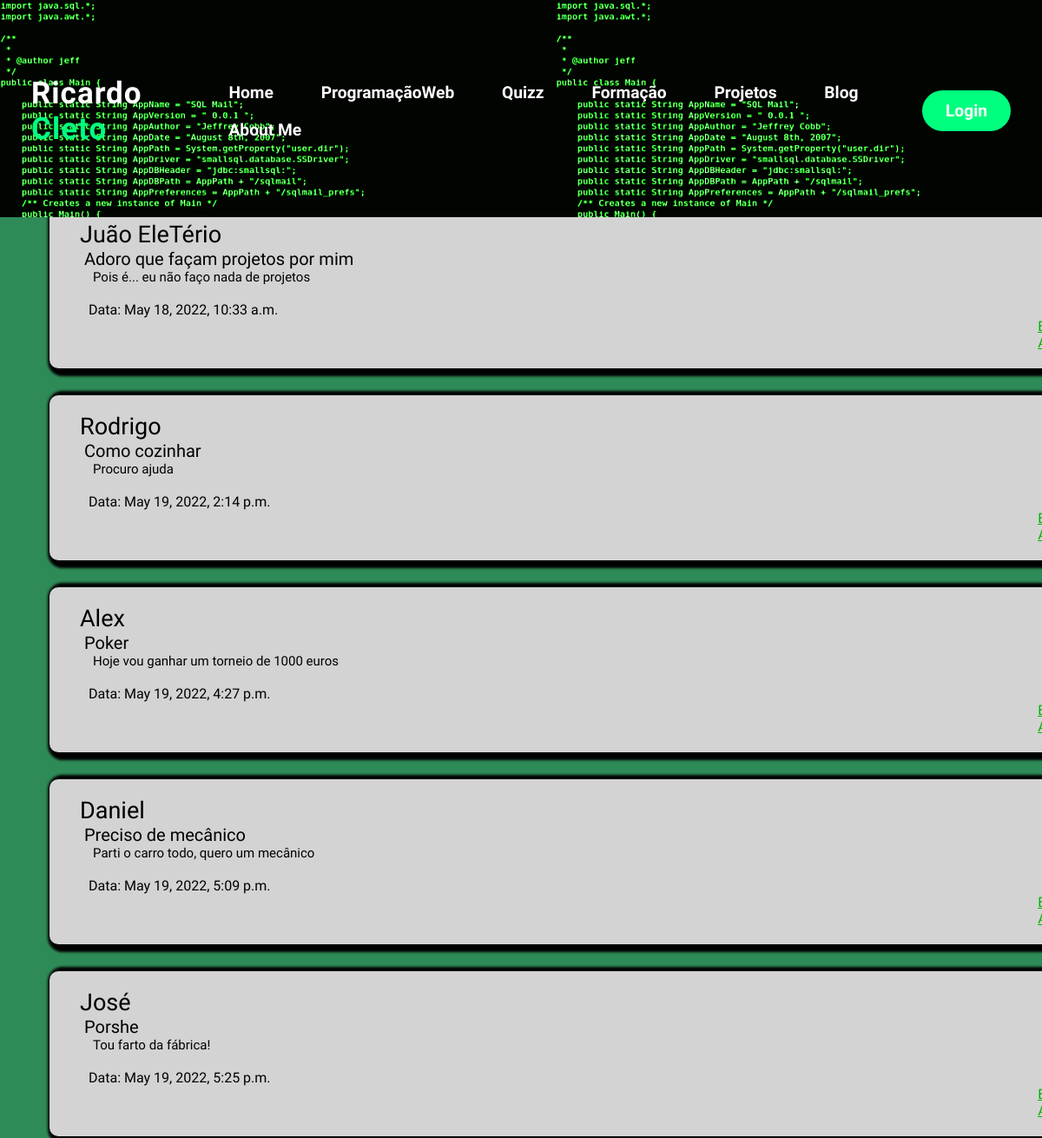
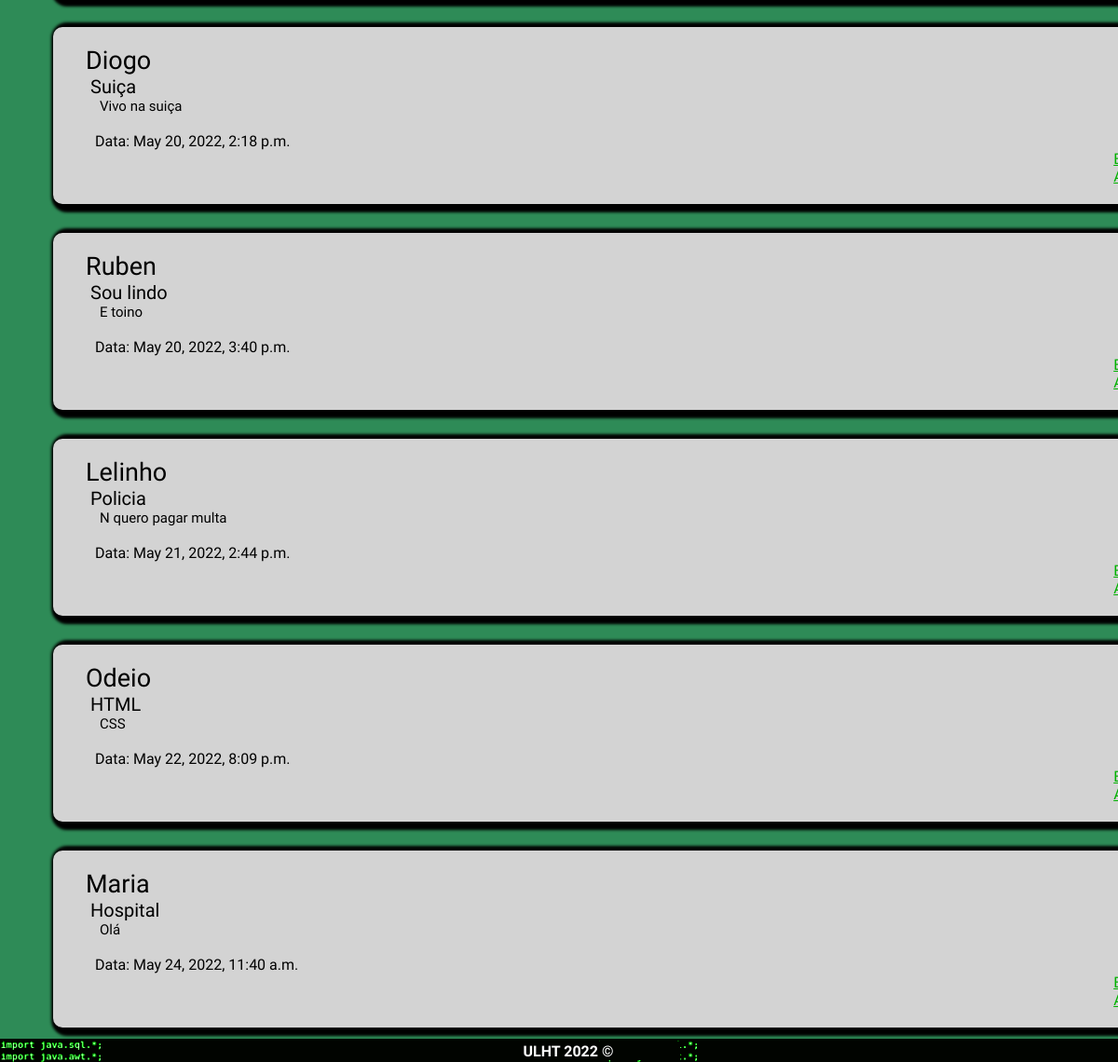
Page /blog on the committed database (2 pictures, top to bottom).
### portfolio/models.py (models this page shows, shortened)
class Post(models.Model):
    autor = models.CharField(max_length=100)
    data = models.DateTimeField(auto_now_add=True)
    titulo = models.CharField(max_length=200)
    descricao = models.CharField(max_length=400)
    link = models.URLField(max_length=200, blank=True)

### portfolio/views.py (the view)
# urls.py: path('blog', views.blog_view, name='blog'),
def blog_view(request):
    context = {'post': Post.objects.all()}
    return render(request, 'portfolio/blog.html', context)

### portfolio/templates/portfolio/blog.html (shortened to what this page needs)
{% extends 'portfolio/layout.html' %}
{% block style %}
    {% load static %}
    <link rel="stylesheet" type="text/css" href="{% static 'portfolio/css/blog.css' %}"/>
{% endblock style %}
{% block main %}
<div class="container">
    <div class="divRetangulos">
        <a href="{% url 'portfolio:nova' %}" class="btn1" >Criar Post</a>
        {% for posts in post %}
            <div>
                <p>{{posts.autor}}</p>
                <p>{{posts.titulo}}</p>
                <p>{{posts.descricao}}</p>
                <br>
                <p>Data: {{posts.data}}</p>
                <a href="{% url 'portfolio:edita' posts.id %}" class="editar">Editar</a> <a href="{% url 'portfolio:apaga' posts.id %}" class="apagar">Apagar</a>
            </div>
        {% endfor %}
    </div>
</div>
{% endblock main %}

### portfolio/templates/portfolio/layout.html (shortened to what this page needs)
<!DOCTYPE html>
<html lang="pt">
<head>
    {% load static %}
    <link rel="stylesheet" type="text/css" href="{% static 'portfolio/css/layout.css' %}"/>
    {% block style %}{% endblock style %}
</head>
<body>
    <header class="header1">
        <div class="hero">
            <nav>
                <h2 class="logo">Ricardo <span>Cleto</span></h2>
                <ul>
                    <li> <a href="{% url 'portfolio:home' %}">Home</a> </li>
                    <li> <a href="{% url 'portfolio:programacaoWeb' %}">ProgramaçãoWeb</a> </li>
                    <li> <a href="{% url 'portfolio:quizz' %}">Quizz</a> </li>
                    <li> <a href="{% url 'portfolio:formação' %}">Formação</a> </li>
                    <li> <a href="{% url 'portfolio:projetos' %}">Projetos</a> </li>
                    <li> <a href="{% url 'portfolio:blog' %}">Blog</a> </li>
                    <li> <a href="{% url 'portfolio:sobre' %}">About Me</a> </li>
                </ul>
                <a href="" class="btn">Login</a>
            </nav>
        </div>
    </header>
	<main>
        {% block main %}
        {% endblock main %}
    </main>
    <footer>
        <div class="footerBackground">
           ULHT 2022 ©
        </div>
    </footer>
</body>
</html>

### portfolio/static/portfolio/css/layout.css (style rules this page uses)
* { padding: 0; margin: 0; font-family: 'Secular One', sans-serif; }
body { overflow: hidden; }
.hero { width: 100%; }
nav { display: flex; align-items: center; justify-content: space-between; padding-top: 5px; padding-left: 3%; padding-right:3%; height: 10vh; background-image: url("../images/matrix.gif"); font-size: 1.2em; }
.logo { color: white; font-size: 35px; letter-spacing: 1px; }
span { color: SpringGreen; }
nav ul li { list-style-type: none; display: inline-block; padding: 10px 25px; }
nav ul li a { color: white; text-decoration: none; font-weight: bold; text-tranform: capitalize; }
.btn { background-color: SpringGreen; color: white; text-decoration: none; border: 2px solid transparent; font-weight: bold; padding: 10px 25px; border-radius: 30px; transition: transform .7s; }
footer { position: fixed; padding: 10px 10px 0px 10px; bottom: 0; width: 100%; height: 15px; background-image: url("../images/matrix.gif"); color: white; font-weight: bold; text-align: center; }
.footerBackground { background-color: #010400; background-repeat: no-repeat; background-attachment: fixed; background-position: center; margin-left: 40%; margin-right: 40%; padding-top: 1px; height: 125%; margin-top: -7px; }
.header1 { position: fixed; width: 100%; top: 0; z-index: 5; }

### portfolio/static/portfolio/css/blog.css (style rules this page uses)
.container { display: block; background-size: 100% 100%; background-color: seagreen; background-position: center; background-size: 100% 100%; position: absolute; width: 100%; height: 100%; overflow-y: auto; }
.divRetangulos { display: grid; grid-template-columns: repeat(1, 1fr); grid-template-rows: repeat(1, 100px); margin-top: 80px; margin-left: 20px; padding: 30px; gap: 17px; }
.divRetangulos div { width: 95%; height: auto; box-shadow: 5px 2px 3px 7px black; border-radius: 10px; background-color: LightGray; padding: 20px; margin: 7px; }
.btn1 { background-color: #84f14e; color: Black; text-decoration: none; border: 2px solid transparent; font-weight: bold; border-radius: 30px; transition: transform .7s; margin-left: 600px; margin-right: 600px; margin-bottom: 5px; padding-top: 35px; text-align: center; }
.divRetangulos div p { margin-left: 25px; }
.divRetangulos div .editar { margin-left: 95%; color: #00b300; }
.divRetangulos div .apagar { margin-left: 95%; color: #00b300; }
.divRetangulos div p:nth-child(1) { margin-left: 15px; font-size: 27px; }
.divRetangulos div p:nth-child(2) { margin-left: 20px; font-size: 20px; }
.divRetangulos div p:nth-child(3) { margin-left: 30px; font-size: 15px; }

### rows in the picture
Post: autor "Juão EleTério", titulo "Adoro que façam projetos por mim", descricao "Pois é... eu não faço nada de projetos", data "May 18, 2022, 10:33 a.m."
Post: autor "Rodrigo", titulo "Como cozinhar", descricao "Procuro ajuda", data "May 19, 2022, 2:14 p.m."
Post: autor "Alex", titulo "Poker", descricao "Hoje vou ganhar um torneio de 1000 euros", data "May 19, 2022, 4:27 p.m."
Post: autor "Daniel", titulo "Preciso de mecânico", descricao "Parti o carro todo, quero um mecânico", data "May 19, 2022, 5:09 p.m."
Post: autor "José", titulo "Porshe", descricao "Tou farto da fábrica!", data "May 19, 2022, 5:25 p.m."
Post: autor "Diogo", titulo "Suiça", descricao "Vivo na suiça", data "May 20, 2022, 2:18 p.m."
Post: autor "Ruben", titulo "Sou lindo", descricao "E toino", data "May 20, 2022, 3:40 p.m."
Post: autor "Lelinho", titulo "Policia", descricao "N quero pagar multa", data "May 21, 2022, 2:44 p.m."
Post: autor "Odeio", titulo "HTML", descricao "CSS", data "May 22, 2022, 8:09 p.m."
Post: autor "Maria", titulo "Hospital", descricao "Olá", data "May 24, 2022, 11:40 a.m."
